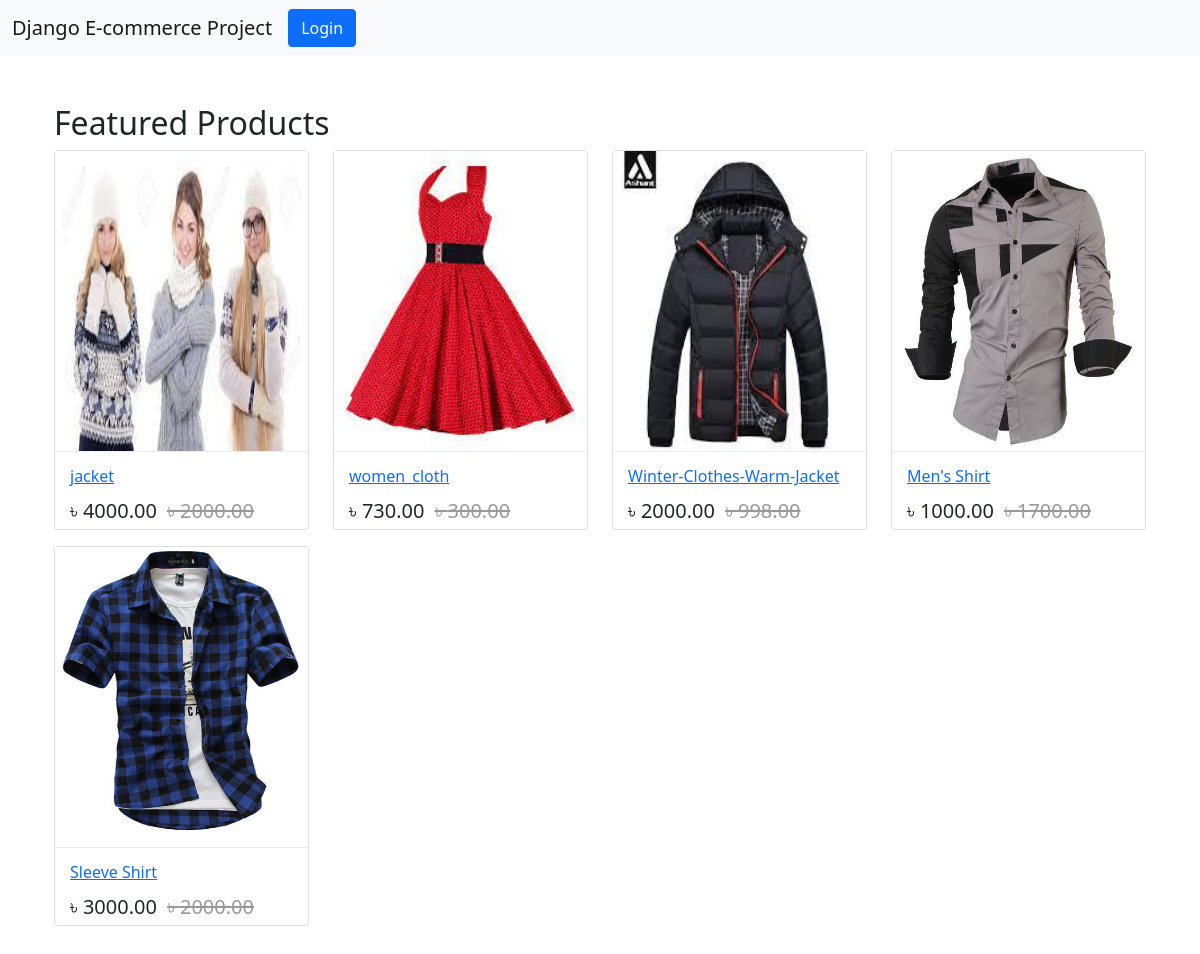
The page / on the database its author committed.
### App_Shop/models.py (models this page shows, shortened)
class Product(models.Model):
    mainimage = models.ImageField(upload_to='Products')
    name = models.CharField(max_length=264)
    category = models.ForeignKey(Category, on_delete=models.CASCADE, related_name='category')
    preview_text = models.TextField(max_length=200, verbose_name='Preview Text')
    detail_text = models.TextField(max_length=200, verbose_name='Description')
    price = models.FloatField()
    old_price = models.FloatField(default=0.00)
    created = models.DateTimeField(auto_now_add=True)
    class Meta:
        ordering = ['-created',]

### App_Shop/views.py (the view)
# urls.py: path('', views.Home.as_view(), name='home'),
class Home(ListView):
    model = Product
    template_name = 'App_Shop/home.html'

### templates/App_Shop/home.html
{% extends 'base.html' %}
{% block body_block %}
<div class="container my-5">
    <h2 my-5>Featured Products</h2>
    <div class="row">
        {% for product in object_list %}
        <div class="col-md-6 col-sm-12 col-lg-3">
            <figure class="card card-product">
                <div class="img_wrap">
                    <img src="/media/{{product.mainimage}} " style="width: 100%;" height="300px" alt="">
                </div>
                <figcaption class="info-wrap">
                    <h6 class="title"><a href=" {% url 'App_Shop:product_detail' pk=product.pk %} ">{{product.name}}</a></h6>
                    <div class="action-wrap">
                    <div class="price-wrap h5">
                        <span class="price-new">&#2547; {{product.price|floatformat:2}}</span>
                        <span class="price-old"><strike>&#2547; {{product.old_price|floatformat:2}}</strike></span>
                    </div>
                    </div>
                </figcaption>
            </figure>
        </div>
        {% endfor %}
    </div>
</div>
{% endblock %}

### templates/base.html (shortened to what this page needs)
{% load static %}
<!DOCTYPE html>
<html lang="en">
<head>
    <link href="https://cdn.jsdelivr.net/npm/bootstrap@5.1.0/dist/css/bootstrap.min.css" rel="stylesheet">
    <link rel="stylesheet" href="https://use.fontawesome.com/releases/v5.15.4/css/all.css">    <link rel="stylesheet" href="{% static 'CSS/main.css' %}">
</head>
<body>
    {% include 'navbar.html' %}
 <div class="container">
     {% block body_block %}
     {% endblock %}
 </div>
</body>
</html>

### templates/navbar.html (shortened to what this page needs)
{% load cart_tag %}
<nav class="navbar navbar-expand-lg navbar-light bg-light">
    <div class="container-fluid">
      <a class="navbar-brand" href="{% url 'App_Shop:home' %}">Django E-commerce Project</a>
      <div class="collapse navbar-collapse" id="navbarSupportedContent">
        <ul class="navbar-nav me-auto mb-2 mb-lg-0 ml-auto">
            {% if request.user.is_authenticated %}
          <li class="nav-item">
            <a class="nav-link" href="{% url 'App_Order:cart' %} "><i class="fas fa-cart-plus" ></i>Cart
              <span class="badge bg-secondary"> {{request.user | cart_total }} </span>
            </a>
          </li>
          <li class="nav-item dropdown">
            <a class="nav-link dropdown-toggle" href="#" id="navbarDropdown" role="button" data-bs-toggle="dropdown" aria-expanded="false">
                <i class="fa fa-user-tie"></i>
                {{request.user.profile.username}}
            </a>
            <ul class="dropdown-menu" aria-labelledby="navbarDropdown">
              <li><a class="dropdown-item" href="{% url 'App_Login:profile' %}">Profile</a></li>
              <li><a class="dropdown-item" href="#">Orders</a></li>
              <li><hr class="dropdown-divider"></li>
              <li><a class="dropdown-item" href="{% url 'App_Login:logout' %} ">Logout</a></li>
            </ul>
          </li>
          {% else %}
          <li class="nav-item">
              <a href=" {% url 'App_Login:login' %} " class="btn btn-primary">Login</a>
          </li>
          {% endif %}
        </ul>
      </div>
    </div>
  </nav>

### templates/base.html (style rules this page uses)
.card { height: 380px; }
.card-product:after { content: ''; display: table; clear: both; visibility: hidden; }
.card-product .price-new, .card-product .price { margin-right: 5px; }
.card-product .price-old { color: #999; }
.card-product .info-wrap { overflow: hidden; padding: 15px; border-top: 1px solid #eee; }
.card-product .action-wrap { padding-top: 4px; margin-top: 4px; }
.card-product .title { margin-top: 0px; }

### rows shown on the page
Product: mainimage (picture), name "jacket", price "4000.00", old_price "2000.00"
Product: mainimage (picture), name "women_cloth", price "730.00", old_price "300.00"
Product: mainimage (picture), name "Winter-Clothes-Warm-Jacket", price "2000.00", old_price "998.00"
Product: mainimage (picture), name "Men's Shirt", price "1000.00", old_price "1700.00"
Product: mainimage (picture), name "Sleeve Shirt", price "3000.00", old_price "2000.00"
